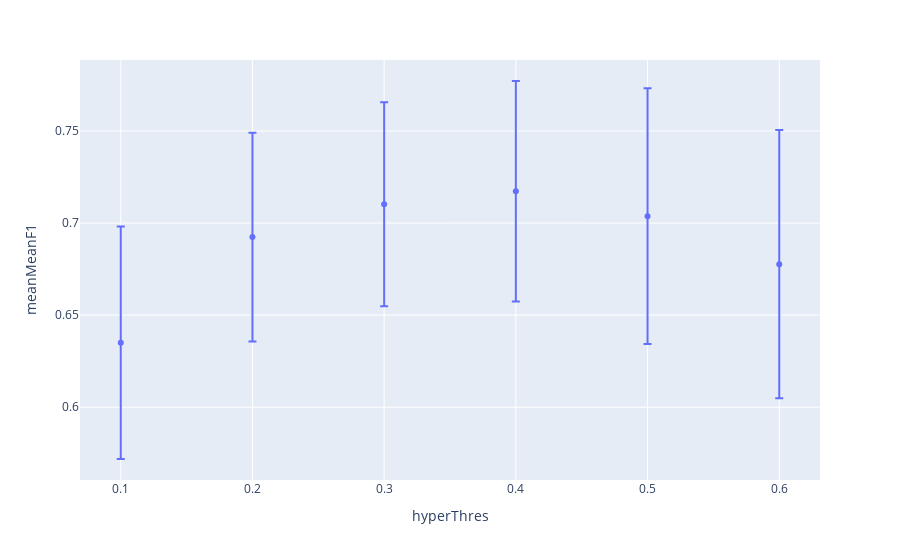

The notebook cell this image was saved under:
### Markdown cell above
## Graphical representation of the optimal point

### Code cell
aux=hyperParams[(hyperParams.hyperDepth==optimal.hyperDepth)&(hyperParams.hyperMinDuration==optimal.hyperMinDuration)&
                (hyperParams.hyperClose==optimal.hyperClose)&(hyperParams.hyperMaxDuration==optimal.hyperMaxDuration)].reset_index(drop=True)
px.scatter(aux,x='hyperThres',y='meanMeanF1',error_y='stdMeanF1')

### Figure 1 — Plotly figure (JSON) as saved in the notebook; plotly's stock layout.template omitted (floating-point values rounded to 4 significant figures)
{"data": [{"error_y": {"array": [0.06315, 0.05665, 0.05543, 0.05987, 0.06942, 0.07281]}, "hovertemplate": "hyperThres=%{x}<br>meanMeanF1=%{y}<extra></extra>", "legendgroup": "", "marker": {"color": "#636efa", "symbol": "circle"}, "mode": "markers", "name": "", "orientation": "v", "showlegend": false, "type": "scatter", "x": [0.1, 0.2, 0.3, 0.4, 0.5, 0.6], "xaxis": "x", "y": [0.635, 0.6924, 0.7102, 0.7173, 0.7037, 0.6777], "yaxis": "y"}], "layout": {"legend": {"tracegroupgap": 0}, "margin": {"t": 60}, "xaxis": {"anchor": "y", "domain": [0, 1], "title": {"text": "hyperThres"}}, "yaxis": {"anchor": "x", "domain": [0, 1], "title": {"text": "meanMeanF1"}}}}
